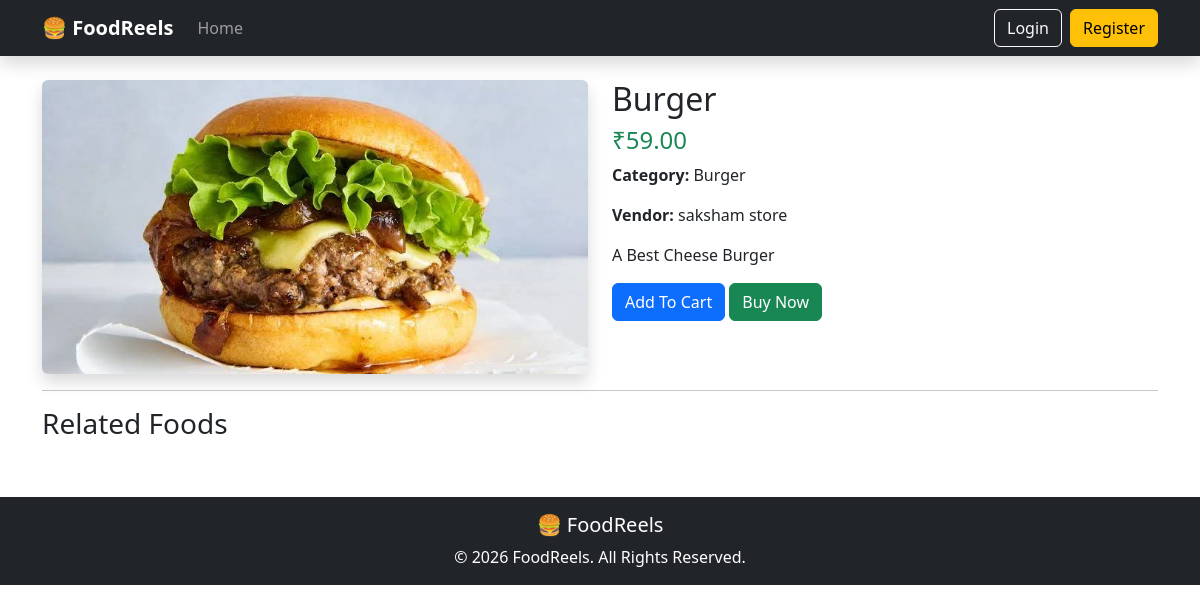
Screenshot of /detail/3/ with the database file from the repository.
### foods/models.py (models this page shows, shortened)
class FoodItem(models.Model):
    vendor = models.ForeignKey(
        Vendor,
        on_delete=models.CASCADE,
        related_name='foods'
    )
    category = models.ForeignKey(
        Category,
        on_delete=models.CASCADE
    )
    name = models.CharField(max_length=200)
    description = models.TextField()
    price = models.DecimalField(
        max_digits=8,
        decimal_places=2
    )
    image = models.ImageField(
        upload_to="foods/"
    )
    is_available = models.BooleanField(default=True)
    created_at = models.DateTimeField(auto_now_add=True)
    updated_at = models.DateTimeField(auto_now=True)

class Category(models.Model):
    name = models.CharField(max_length=100, unique=True)
    slug = models.SlugField(unique=True)
    image = models.ImageField(
        upload_to="categories/",
        blank=True,
        null=True
    )
    created_at = models.DateTimeField(auto_now_add=True)
    class Meta:
        ordering = ['name']

### vendors/models.py (models this page shows, shortened)
class Vendor(models.Model):
    STATUS_CHOICES = (
        ('pending','Pending'),
        ('approved','Approved'),
        ('rejected','Rejected'),
    )
    owner = models.OneToOneField(
        settings.AUTH_USER_MODEL,
        on_delete=models.CASCADE
    )
    shop_name = models.CharField(max_length=200)
    address = models.TextField()
    phone = models.CharField(max_length=15)
    description = models.CharField(
        blank=True,
        null=True
    )
    status = models.CharField(max_length=20, choices=STATUS_CHOICES, default='pending')
    created_at = models.DateTimeField(auto_now_add=True)

### foods/views.py (the view)
# urls.py: path('detail/<int:pk>/',food_detail,name="food-detail"),
def food_detail(request,pk):
    food = get_object_or_404(
        FoodItem,
        id=pk,
        is_available = True
    )
    related_foods = FoodItem.objects.filter(
        category= food.category,
        is_available=True
    ).exclude(id=food.id)[:4]
    context = {
        "food":food,
        "related_food" : related_foods,
    }
    return render(request, "foods/food_detail.html",context)

### templates/foods/food_detail.html (shortened to what this page needs)
{% extends "base.html" %}
{% block content %}
<div class="row">
    <div class="col-md-6">
        <img src="{{ food.image.url }}"
             class="img-fluid rounded shadow">
    </div>
    <div class="col-md-6">
        <h2>{{ food.name }}</h2>
        <h4 class="text-success">
            ₹{{ food.price }}
        </h4>
        <p>
            <strong>Category:</strong>
            {{ food.category.name }}
        </p>
        <p>
            <strong>Vendor:</strong>
            {{ food.vendor.shop_name }}
        </p>
        <p>
            {{ food.description }}
        </p>
        <a href="{% url 'add-cart' food.id %}" class="btn btn-primary">Add To Cart</a>
        <button class="btn btn-success">
            Buy Now
        </button>
    </div>
</div>
<hr>
<h3>Related Foods</h3>
{% endblock %}

### rows the page displays
FoodItem: image (picture), name "Burger", price "59.00", category.name "Burger", vendor.shop_name "saksham store", description "A Best Cheese Burger"
